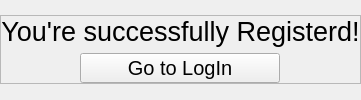
                <widget class="QWidget" name="regPage5">
                 <layout class="QVBoxLayout" name="verticalLayout_23">
                  <property name="spacing">
                   <number>0</number>
                  </property>
                  <property name="leftMargin">
                   <number>0</number>
                  </property>
                  <property name="topMargin">
                   <number>0</number>
                  </property>
                  <property name="rightMargin">
                   <number>0</number>
                  </property>
                  <property name="bottomMargin">
                   <number>0</number>
                  </property>
                  <item alignment="Qt::AlignHCenter|Qt::AlignVCenter">
                   <widget class="QWidget" name="regContainer_5" native="true">
                    <layout class="QVBoxLayout" name="verticalLayout_21">
                     <property name="spacing">
                      <number>0</number>
                     </property>
                     <property name="leftMargin">
                      <number>0</number>
                     </property>
                     <property name="topMargin">
                      <number>0</number>
                     </property>
                     <property name="rightMargin">
                      <number>0</number>
                     </property>
                     <property name="bottomMargin">
                      <number>0</number>
                     </property>
                     <item alignment="Qt::AlignHCenter|Qt::AlignVCenter">
                      <widget class="QFrame" name="regSubContainer_5">
                       <property name="frameShape">
                        <enum>QFrame::StyledPanel</enum>
                       </property>
                       <property name="frameShadow">
                        <enum>QFrame::Raised</enum>
                       </property>
                       <layout class="QVBoxLayout" name="verticalLayout_22">
                        <property name="spacing">
                         <number>6</number>
                        </property>
                        <property name="leftMargin">
                         <number>0</number>
                        </property>
                        <property name="topMargin">
                         <number>0</number>
                        </property>
                        <property name="rightMargin">
                         <number>0</number>
                        </property>
                        <property name="bottomMargin">
                         <number>0</number>
                        </property>
                        <item>
                         <widget class="QLabel" name="registeredInfoLabel">
                          <property name="font">
                           <font>
                            <family>Arial</family>
                            <pointsize>20</pointsize>
                           </font>
                          </property>
                          <property name="styleSheet">
                           <string notr="true">background-color : transparent ; color : black;</string>
                          </property>
                          <property name="text">
                           <string>You're successfully Registerd!</string>
                          </property>
                          <property name="textFormat">
                           <enum>Qt::AutoText</enum>
                          </property>
                          <property name="alignment">
                           <set>Qt::AlignCenter</set>
                          </property>
                         </widget>
                        </item>
                        <item alignment="Qt::AlignHCenter">
                         <widget class="QPushButton" name="goLoginBtn">
                          <property name="minimumSize">
                           <size>
                            <width>200</width>
                            <height>30</height>
                           </size>
                          </property>
                          <property name="maximumSize">
                           <size>
                            <width>200</width>
                            <height>30</height>
                           </size>
                          </property>
                          <property name="font">
                           <font>
                            <pointsize>15</pointsize>
                           </font>
                          </property>
                          <property name="styleSheet">
                           <string notr="true"/>
                          </property>
                          <property name="text">
                           <string>Go to LogIn</string>
                          </property>
                          <property name="shortcut">
                           <string>Return, Space</string>
                          </property>
                         </widget>
                        </item>
                       </layout>
                      </widget>
                     </item>
                    </layout>
                   </widget>
                  </item>
                 </layout>
                </widget>
